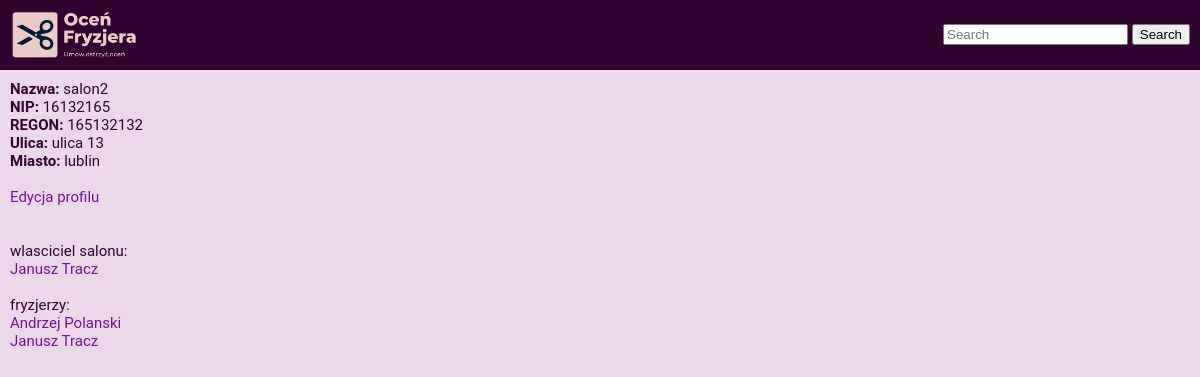
/pokaz_salon/2/, run on the app's committed database.
### main/models.py (models this page shows, shortened)
class Salon(models.Model):
    wlasciciel = models.ForeignKey(Fryzjer, on_delete=models.CASCADE, related_name='wlasciciel', null=True)
    fryzjer = models.ManyToManyField(Fryzjer, related_name='fryzjer')
    nazwa = models.CharField(max_length=50, default='NoName')
    NIP = models.CharField(max_length=25)
    regon = models.CharField(max_length=25)
    ulica = models.CharField(max_length=50, blank=True, null=True)
    nr_lokalu = models.IntegerField(default=0, blank=True, null=True)
    miasto = models.CharField(max_length=50)
    kod_pocztowy = models.CharField(max_length=20)
    nr_tel = models.CharField(max_length=20, default='no number')

class Fryzjer(models.Model):
    user = models.ForeignKey(User, on_delete=models.CASCADE)
    imie = models.CharField(max_length=50, null=True)
    nazwisko = models.CharField(max_length=50, null=True)
    srednia_ocena = models.FloatField(blank=True, null=True)
    ulica = models.CharField(max_length=50, blank=True, null=True)
    nr_domu = models.IntegerField(default=0, blank=True, null=True)
    miasto = models.CharField(max_length=50, null=True)
    kod_pocztowy = models.CharField(max_length=20, null=True)
    nr_tel = models.CharField(max_length=20, default='no number')

### main/views.py (the view)
def pokaz_salon(request, id):
    salon = get_object_or_404(Salon, id=id)
    fryzjerzy = salon.fryzjer.all()
    wlasciciel = salon.wlasciciel
    context = {
        'salon': salon,
        'fryzjerzy': fryzjerzy,
        'wlasciciel': wlasciciel,
    }
    return render(request, 'main/pokaz_salon.html', context)

### main/templates/main/pokaz_salon.html
{% extends 'main/base.html' %}
{% block content %}
<div><span class="heading">Nazwa:</span> {{salon.nazwa}}</div>
<div><span class="heading">NIP:</span> {{salon.NIP}}</div>
<div><span class="heading">REGON:</span> {{salon.regon}}</div>
<div><span class="heading">Ulica:</span> {{salon.ulica}} {{salon.nr_lokalu}}</div>
<div><span class="heading">Miasto:</span> {{salon.miasto}}</div>
<br>
<div><a href="{% url 'edytuj_salon' salon.id %}">Edycja profilu</a></div>
    <br><br>
wlasciciel salonu:<br> <a href="{% url 'pokaz_fryzjera' wlasciciel.id %}">{{ wlasciciel.imie }} {{ wlasciciel.nazwisko }}</a>
    <br><br>
    fryzjerzy:<br>
{% for fryzjer in fryzjerzy %}
    <a href="{% url 'pokaz_fryzjera' fryzjer.id %}">{{ fryzjer.imie }} {{ fryzjer.nazwisko }}</a>
    <br>
{% endfor %}
{% endblock %}

### main/static/ocen_fryzjera/style.css (style rules this page uses)
body { color: #320331; background-color: #edd8eb; margin: 0; padding: 0; font-size: 15px; font-family: "Roboto", "Lucida Grande", "DejaVu Sans", "Bitstream Vera Sans", Verdana, Arial, sans-serif; }
span.heading { font-weight: bold; }
a:link, a:visited { color: #741196; text-decoration:none; }

### data on the page
Salon: nazwa "salon2", NIP "16132165", regon "165132132", ulica "ulica", nr_lokalu "13", miasto "lublin"
Fryzjer: imie "Janusz", nazwisko "Tracz"
Fryzjer: imie "Andrzej", nazwisko "Polanski"
